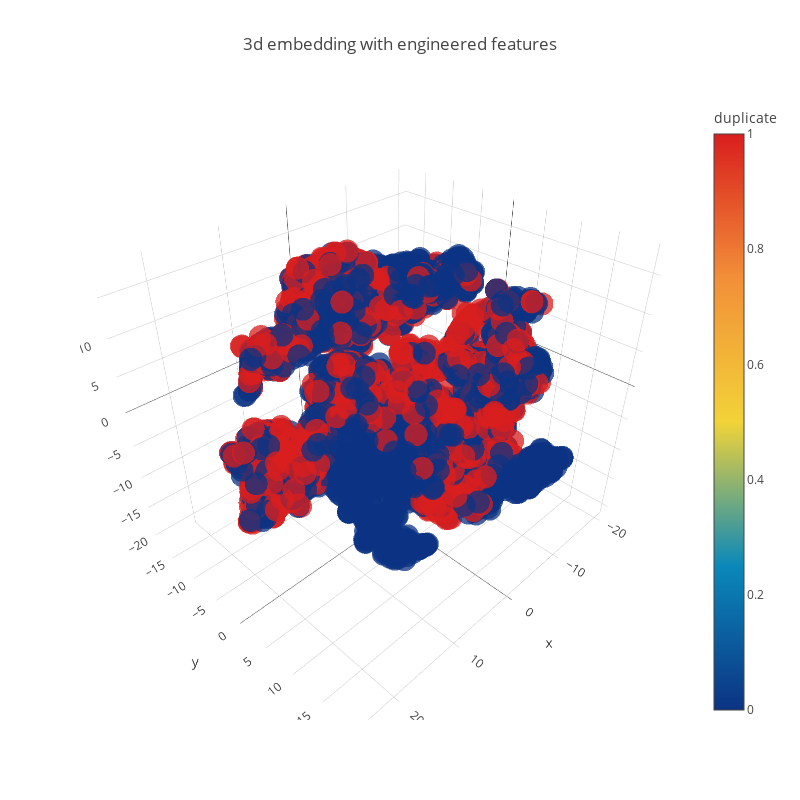

The notebook cell this image was saved under:
### Code cell
trace1 = go.Scatter3d(
    x=tsne3d[:,0],
    y=tsne3d[:,1],
    z=tsne3d[:,2],
    mode='markers',
    marker=dict(
        sizemode='diameter',
        color = y,
        colorscale = 'Portland',
        colorbar = dict(title = 'duplicate'),
        line=dict(color='rgb(255, 255, 255)'),
        opacity=0.75
    )
)

data=[trace1]
layout=dict(height=800, width=800, title='3d embedding with engineered features')
fig=dict(data=data, layout=layout)
py.iplot(fig, filename='3DBubble')

### Figure 1 — Plotly figure (JSON) as saved in the notebook; plotly's stock layout.template omitted (floating-point values rounded to 4 significant figures; data arrays with more than 128 entries replaced by an {"elided": "..."} marker saying what was removed)
{"data": [{"marker": {"color": {"elided": "5000 int values"}, "colorbar": {"title": {"text": "duplicate"}}, "colorscale": "Portland", "line": {"color": "rgb(255, 255, 255)"}, "opacity": 0.75, "sizemode": "diameter"}, "mode": "markers", "type": "scatter3d", "uid": "f1fdbb14-473e-4693-b865-f3ed51fbea47", "x": {"elided": "5000 float values"}, "y": {"elided": "5000 float values"}, "z": {"elided": "5000 float values"}}], "layout": {"height": 800, "title": {"text": "3d embedding with engineered features"}, "width": 800}}
